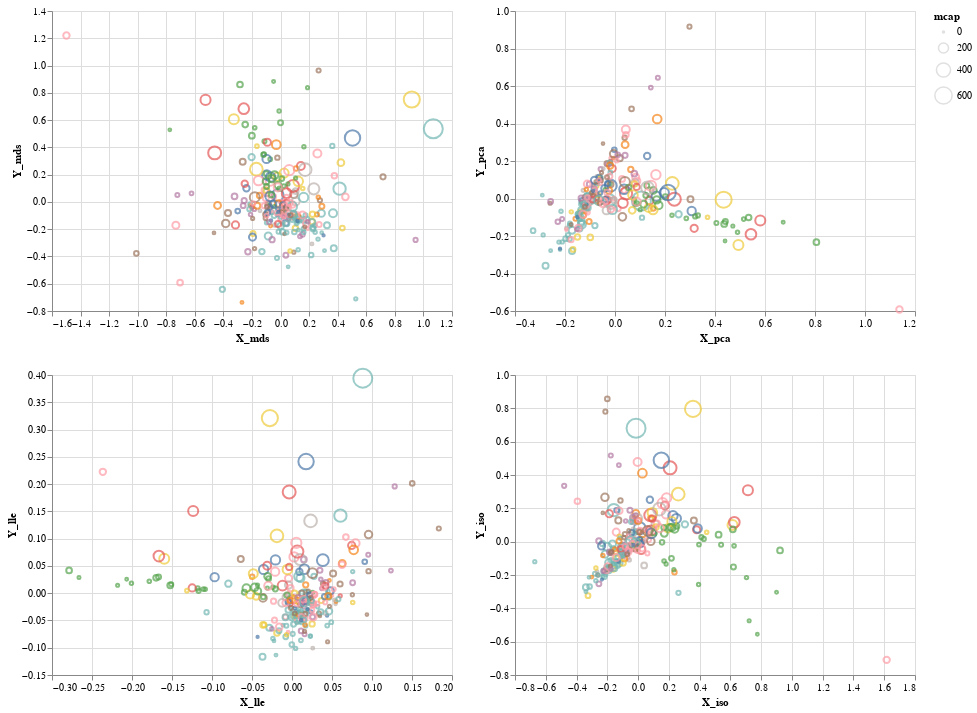

The notebook cell this image was saved under:
### Code cell
input_dropdown = alt.binding_select(options=list(np.unique(df_altair.sector.values)))
interval = alt.selection_interval(encodings=['x', 'y'])
selection = alt.selection_single(fields=['sector'], bind=input_dropdown, name='LOL')
color = alt.condition(selection,
                    alt.Color('sector:N', legend=None),
                    alt.value('lightgray'))

chart2 = alt.Chart(df_altair).mark_point().encode(
    color=color,
    tooltip='ticker:N',
    size='mcap'
).add_selection(
    selection
).add_selection(
    interval
)

(chart2.encode(x='X_mds', y='Y_mds') | chart2.encode(x='X_pca', y='Y_pca')) &\
(chart2.encode(x='X_lle', y='Y_lle') | chart2.encode(x='X_iso', y='Y_iso'))

### Figure 1 — Vega-Lite specification as saved in the notebook (floating-point values rounded to 4 significant figures; data arrays with more than 128 entries replaced by an {"elided": "..."} marker saying what was removed)
{"$schema": "https://vega.github.io/schema/vega-lite/v3.4.0.json", "config": {"mark": {"tooltip": null}, "view": {"height": 300, "width": 400}}, "data": {"name": "data-cba6c8ae81becda4a79810618b5bda45"}, "datasets": {"data-cba6c8ae81becda4a79810618b5bda45": {"elided": "246 records"}}, "vconcat": [{"hconcat": [{"encoding": {"color": {"condition": {"field": "sector", "legend": null, "selection": "LOL", "type": "nominal"}, "value": "lightgray"}, "size": {"field": "mcap", "type": "quantitative"}, "tooltip": {"field": "ticker", "type": "nominal"}, "x": {"field": "X_mds", "type": "quantitative"}, "y": {"field": "Y_mds", "type": "quantitative"}}, "mark": "point", "selection": {"LOL": {"bind": {"input": "select", "options": ["Communication services", "Consumer discretionary", "Consumer staples", "Energy", "Equity certificates", "Financials", "Health care", "Industrials", "Information technology", "Materials", "Real estate", "Utilities"]}, "fields": ["sector"], "type": "single"}, "selector007": {"encodings": ["x", "y"], "type": "interval"}}}, {"encoding": {"color": {"condition": {"field": "sector", "legend": null, "selection": "LOL", "type": "nominal"}, "value": "lightgray"}, "size": {"field": "mcap", "type": "quantitative"}, "tooltip": {"field": "ticker", "type": "nominal"}, "x": {"field": "X_pca", "type": "quantitative"}, "y": {"field": "Y_pca", "type": "quantitative"}}, "mark": "point", "selection": {"LOL": {"bind": {"input": "select", "options": ["Communication services", "Consumer discretionary", "Consumer staples", "Energy", "Equity certificates", "Financials", "Health care", "Industrials", "Information technology", "Materials", "Real estate", "Utilities"]}, "fields": ["sector"], "type": "single"}, "selector007": {"encodings": ["x", "y"], "type": "interval"}}}]}, {"hconcat": [{"encoding": {"color": {"condition": {"field": "sector", "legend": null, "selection": "LOL", "type": "nominal"}, "value": "lightgray"}, "size": {"field": "mcap", "type": "quantitative"}, "tooltip": {"field": "ticker", "type": "nominal"}, "x": {"field": "X_lle", "type": "quantitative"}, "y": {"field": "Y_lle", "type": "quantitative"}}, "mark": "point", "selection": {"LOL": {"bind": {"input": "select", "options": ["Communication services", "Consumer discretionary", "Consumer staples", "Energy", "Equity certificates", "Financials", "Health care", "Industrials", "Information technology", "Materials", "Real estate", "Utilities"]}, "fields": ["sector"], "type": "single"}, "selector007": {"encodings": ["x", "y"], "type": "interval"}}}, {"encoding": {"color": {"condition": {"field": "sector", "legend": null, "selection": "LOL", "type": "nominal"}, "value": "lightgray"}, "size": {"field": "mcap", "type": "quantitative"}, "tooltip": {"field": "ticker", "type": "nominal"}, "x": {"field": "X_iso", "type": "quantitative"}, "y": {"field": "Y_iso", "type": "quantitative"}}, "mark": "point", "selection": {"LOL": {"bind": {"input": "select", "options": ["Communication services", "Consumer discretionary", "Consumer staples", "Energy", "Equity certificates", "Financials", "Health care", "Industrials", "Information technology", "Materials", "Real estate", "Utilities"]}, "fields": ["sector"], "type": "single"}, "selector007": {"encodings": ["x", "y"], "type": "interval"}}}]}]}
